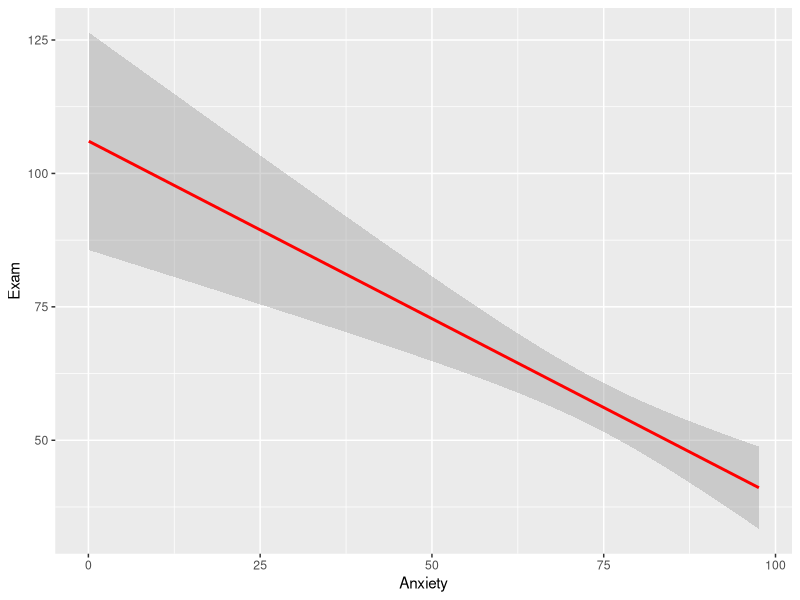
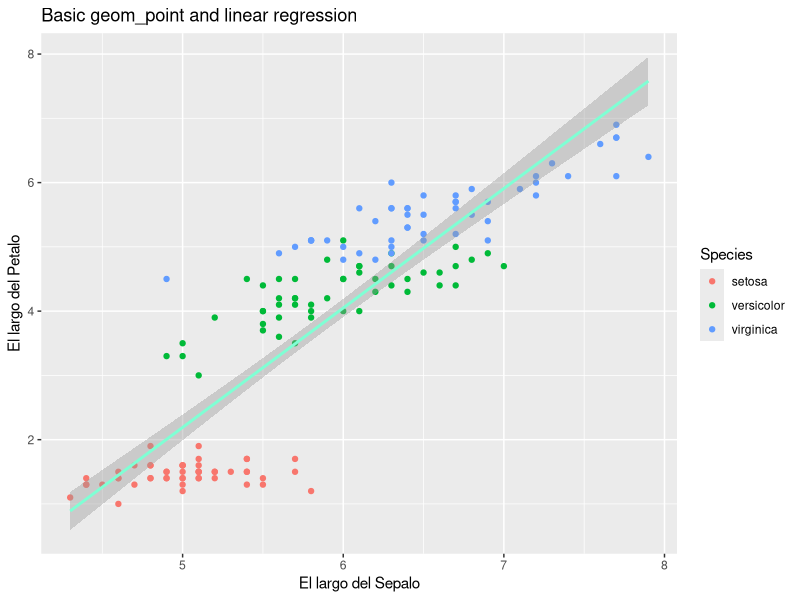
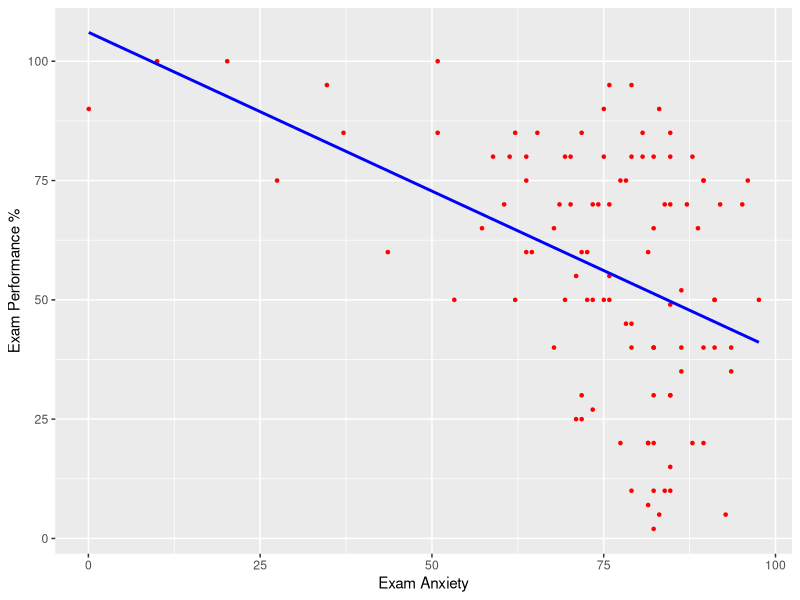
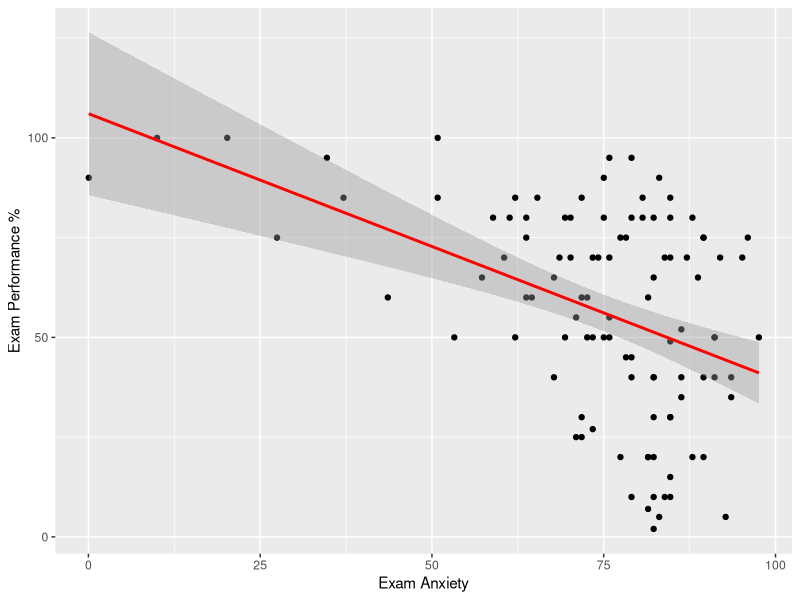
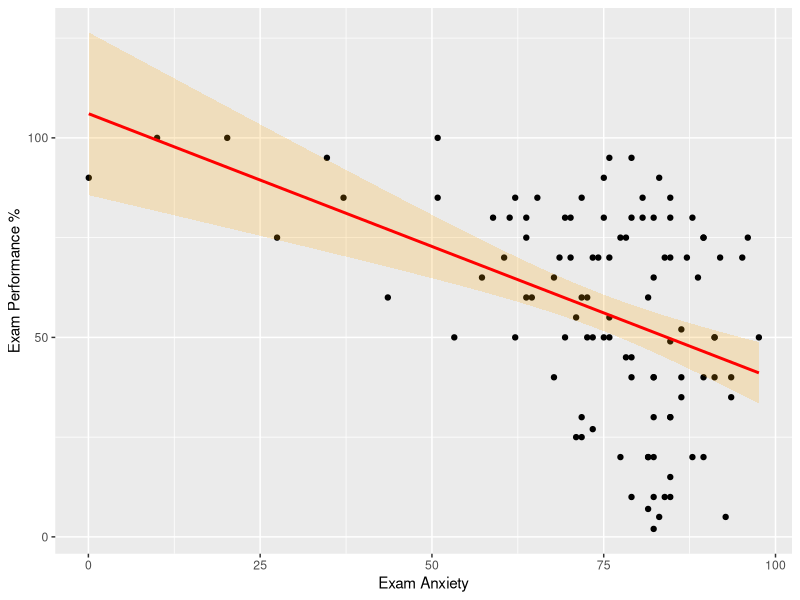
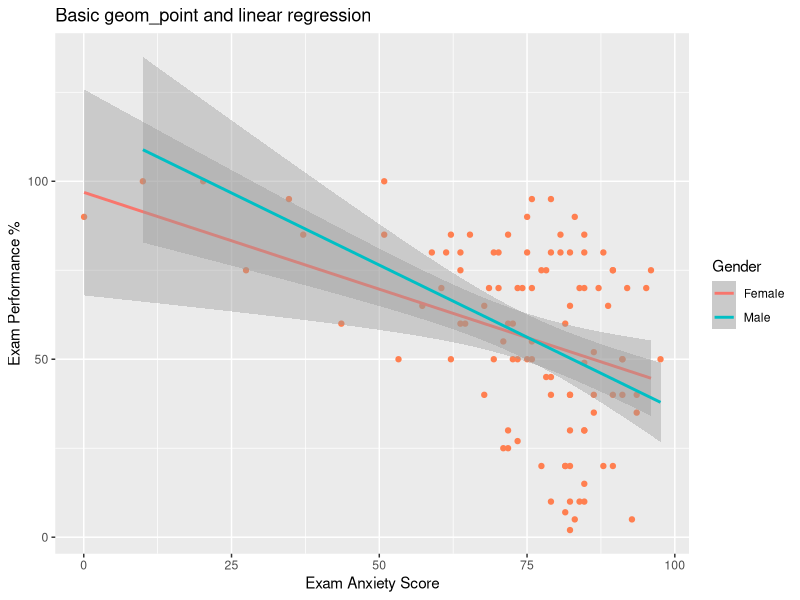
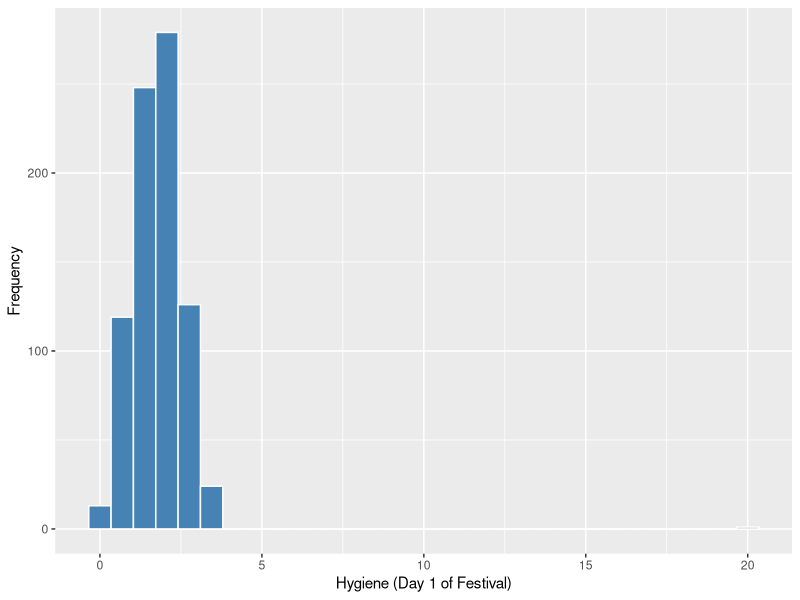
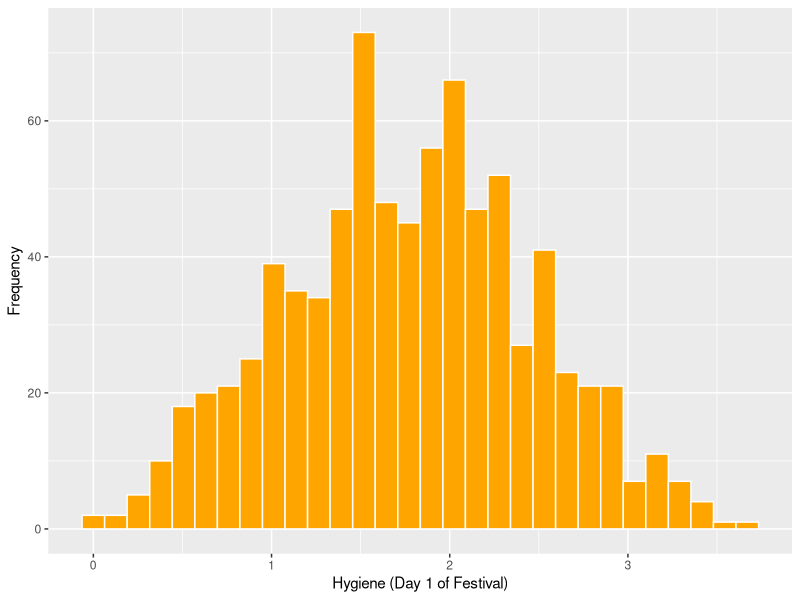

Here is the R script that generated these plots, in order:
## ---- chunk 1
knitr::opts_chunk$set(echo = TRUE, warning=FALSE, message = FALSE)
## ---- chunk 2

Sys.Date()
## ---- chunk 3
library(ggplot2)
## ---- chunk 4
library(readr)
Exam_Anxiety <- read_csv("Data_files_csv/Exam Anxiety.csv")
## ---- chunk 5
head(Exam_Anxiety)
tail(Exam_Anxiety)
## ---- chunk 6
names(Exam_Anxiety)
## ---- chunk 7

ggplot(Exam_Anxiety, aes(y=Exam, x=Anxiety))+ 
  geom_smooth(method=lm, colour="red")

## ---- chunk 8
tail(iris)


ggplot(iris, aes(Sepal.Length, Petal.Length)) +
      geom_point(aes(col = Species)) +
  geom_smooth(method="lm", colour="aquamarine") +  
  labs(x = "El largo del Sepalo", y = "El largo del Petalo")+
  ggtitle("Basic geom_point and linear regression")

## ---- chunk 9
ggsave("Graficos/Iris_size.png")

## ---- chunk 10


scatter <- ggplot(Exam_Anxiety, aes(Anxiety, Exam))
scatter + geom_point(shape=20, colour="red") + 
          geom_smooth(method = "lm", colour = "blue", se = F) +  # se = F, remueve el intervalo de confianza
  labs(x = "Exam Anxiety", y = "Exam Performance %")

## ---- chunk 11
scatter <- ggplot(Exam_Anxiety, aes(Anxiety, Exam))
scatter + geom_point() + 
          geom_smooth(method = "lm", colour = "Red")+ 
  labs(x = "Exam Anxiety", y = "Exam Performance %") 
## ---- chunk 12
scatter <- ggplot(Exam_Anxiety, aes(Anxiety, Exam))
scatter + geom_point() + 
  geom_smooth(method = "lm", colour = "Red", alpha = 0.2, fill = "orange") + 
  labs(x = "Exam Anxiety", y = "Exam Performance %") 
## ---- chunk 13

ggplot(Exam_Anxiety, aes(y=Exam, x=Anxiety, colour=Gender))+ 
  geom_point(colour="coral")+
  geom_smooth(method="lm") +  # lm is for linear model 
  labs(x = "Exam Anxiety Score", y = "Exam Performance %")+
  ggtitle("Basic geom_point and linear regression")

## ---- chunk 14
library(readr)
DownloadFestival <- read_csv("Data_files_csv/DownloadFestival.csv")

FD=DownloadFestival

## ---- chunk 15
head(FD, n=2)
tail(FD)

## ---- chunk 16
head(FD)
 ggplot(FD, aes(day1))+ 
  geom_histogram(colour="white", fill="steelblue") + 
  labs(x = "Hygiene (Day 1 of Festival)", y = "Frequency")

  summary(DownloadFestival)
#binwidth = 0.6, fill="orange", colour="white"
## ---- chunk 17
Festivalday1=subset(DownloadFestival, day1<5)
summary(Festivalday1)
## ---- chunk 18
festivalHistogram <- ggplot(Festivalday1, aes(day1))
festivalHistogram + 
  geom_histogram(fill="orange", colour="white") + 
  labs(x = "Hygiene (Day 1 of Festival)", y = "Frequency")

## ---- chunk 19

festivalBoxplot <- ggplot(Festivalday1, aes(x=1,y=day1))
festivalBoxplot + geom_boxplot() + labs(x = "Gender", y = "Hygiene (Day 1 of Festival)")


## ---- chunk 20

festivalBoxplot <- ggplot(Festivalday1, aes(x=gender,y=day2, colour=gender))
festivalBoxplot + 
  geom_point()+
  geom_boxplot(fill="yellow", alpha=0.1) + 
  labs(x = "Gender", y = "Hygiene (Day 2 of Festival)")


## ---- chunk 21

Valoressesgados<-function(variable, digits = 2){
  
  zvariable<-(variable-mean(variable, na.rm = TRUE))/sd(variable, na.rm = TRUE)
  
  IC95<-abs(zvariable) >= 1.96  # error de 95%
  IC99<-abs(zvariable) >= 2.58   # error de 99%
  IC999<-abs(zvariable) >= 3.29  # error de 99.9%
  
  ncases<-length(na.omit(zvariable))
  
  percentaje95<-round(100*length(subset(IC95, IC95 == TRUE))/ncases, digits)
  percentaje99<-round(100*length(subset(IC99, IC99 == TRUE))/ncases, digits)
  percentaje999<-round(100*length(subset(IC999, IC999 == TRUE))/ncases, digits)
  
  cat("Valor absoluto z-score mayor de 1.96 = ", percentaje95, "%", "\n")
  cat("Valor absoluto z-score mayor de 2.58 = ",  percentaje99, "%", "\n")
  cat("Valor absoluto z-score mayor de 3.29 = ",  percentaje999, "%", "\n")
}

Valoressesgados(FD$day3)
## ---- chunk 22

library(Hmisc) # you need this package to add the confidence interval

library(readr)
Hiccups <- read_csv("Data_files_csv/Hiccups.csv")
head(Hiccups, n=2)
## ---- chunk 23

hiccups<-stack(Hiccups) # organizar los datos en dos columnas con la función **stack**


names(hiccups)=c("Num_Hiccups","Intervention") # Cambiar el nombre de las columnas

head(hiccups)
## ---- chunk 24
ggplot(hiccups, aes(y=Num_Hiccups,x=Intervention))+ 
  stat_summary(fun.y = "mean", geom = "point") + 
  stat_summary(fun.y = "mean", geom = "line", aes(group = 1),colour = "Red", linetype = "dashed") +      
  stat_summary(fun.data = mean_cl_boot, geom = "errorbar", width = 0.2, colour="blue") + 
  labs(x = "Intervention", y = "Mean Number of Hiccups")
